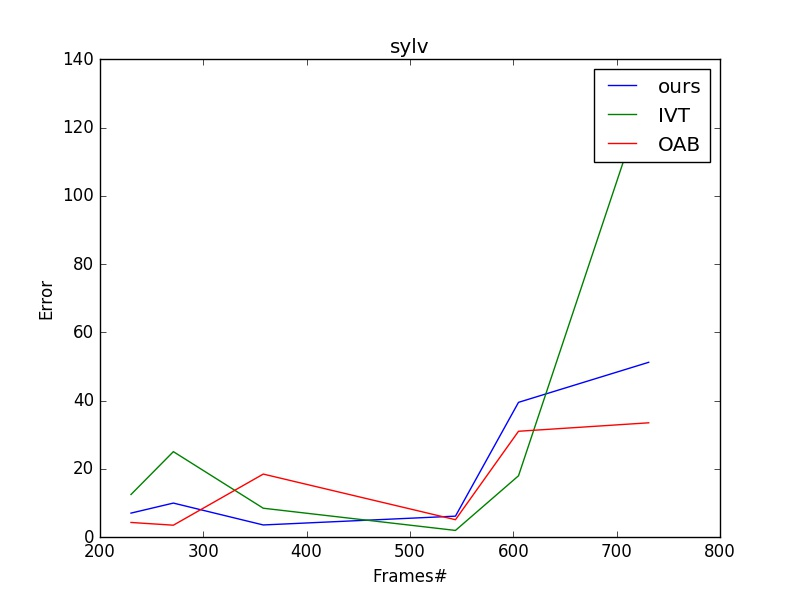

Write Python code to recreate this figure.
import numpy as np
import matplotlib.pyplot as plt
a = np.loadtxt('sylv.txt')

fig = plt.figure()
plt.plot(a[:,0], a[:,1], label='ours')
plt.plot(a[:,0], (a[:,2]), label='IVT')
plt.plot(a[:,0], (a[:,3]), label='OAB')
plt.xlabel("Frames#")
plt.ylabel("Error")
plt.title('sylv')
plt.legend()
plt.show()
fig.savefig('sylv.jpg')